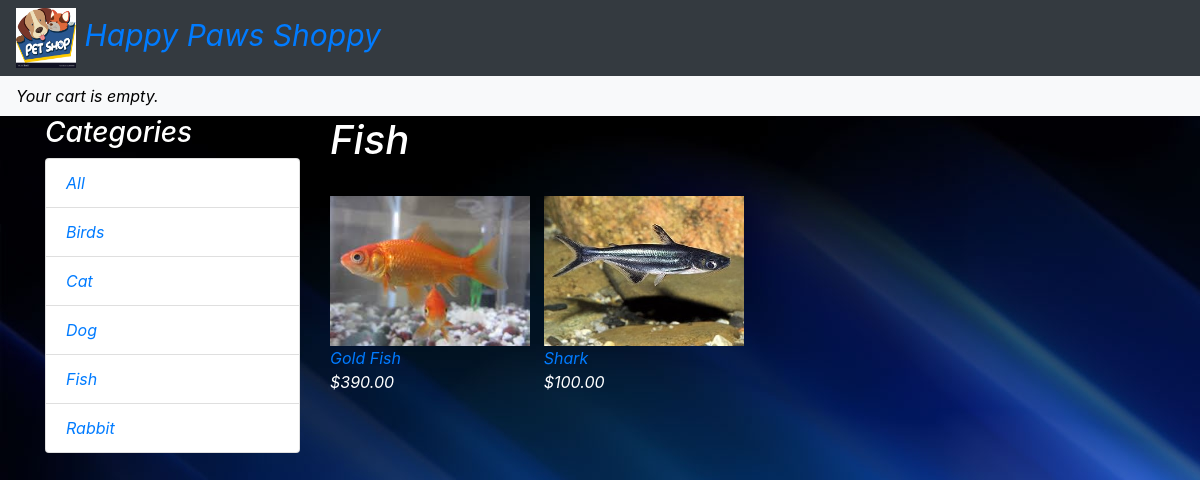
Page /fish/ on the committed database.
### shop/models.py (models this page shows, shortened)
class Category(models.Model):
	name = models.CharField(max_length=200,   db_index=True)
	slug = models.SlugField(max_length=200, unique=True)
	class Meta:
		ordering = ('name',)
		verbose_name = 'category'
		verbose_name_plural = 'categories'
	def get_absolute_url(self):
		return reverse('shop:product_list_by_category',
			args=[self.slug])

class Product(models.Model):
	category = models.ForeignKey(Category, related_name='products',
				on_delete=models.CASCADE)
	name = models.CharField(max_length=200, db_index=True)
	slug = models.SlugField(max_length=200, db_index=True)
	image = models.ImageField(upload_to='products/%Y/%m/%d',   blank=True)
	description = models.TextField(blank=True)
	price = models.DecimalField(max_digits=10, decimal_places=2)
	available = models.BooleanField(default=True)
	created = models.DateTimeField(auto_now_add=True)
	updated = models.DateTimeField(auto_now=True)
	class Meta:
		ordering = ('name',)
		index_together = (('id', 'slug'),)
	def get_absolute_url(self):
		return reverse('shop:product_detail',
			args=[self.id, self.slug])

### shop/views.py (the view)
# urls.py: urlpatterns = [    path('', views.product_list, name='product_list'),
def product_list(request, category_slug=None):
	category = None
	categories = Category.objects.all()
	products = Product.objects.filter(available=True)
	if category_slug:
		category = get_object_or_404(Category, slug=category_slug)
		products = products.filter(category=category)
	return render(request,
			'shop/product/list.html',
			{'category': category,
			'categories': categories,
			'products': products})

### cart/cart.py (called while the page is built)
	def __len__(self):
		return sum(item['quantity'] for item in self.cart.values())

### cart/context_processors.py (called while the page is built)
def cart(request):
	return {'cart': Cart(request)}

### shop/templates/shop/product/list.html (shortened to what this page needs)
{% extends "shop/base.html" %}
{% load static %}
{% block content %}
<div class="row">
	<div class ="col-md-3">
	<h3>Categories</h3>
	<ul class = "list-group">
		<li class="list-group-item" {% if not category %}class="selected"{% endif %}>   <a href="{% url 'shop:product_list' %}">All</a>
		</li>
		{% for c in categories %}
		<li class="list-group-item" {% if category.slug == c.slug %}class="selected" {% endif %}>
			<a href="{{ c.get_absolute_url }}">{{ c.name }}</a>
		</li>
	{% endfor %}
</ul>
</div>
<div id="main" class="col-md-9">
	<h1>{% if category %}{{ category.name }}{% else %}Animals{% endif %}</h1>
	<div class="row">
	{% for product in products %}
				<div class="col-md-3">
				<a href="{{ product.get_absolute_url }}"> <br>
				<img class = "img-responsive" width="200px;" height="150px;" src="{% if product.image %}{{ product.image.url }}
				{% else %}
				{% static 'img/no_image.png' %}{% endif %}">
				</a>
				<a href="{{ product.get_absolute_url }}">{{ product.name }}</a>
				<br>
				${{ product.price }}
				</div>
	{% endfor %}
</div>
</div>
</div>
{% endblock %}

### rows in the picture
Category: name "Birds"
Category: name "Cat"
Category: name "Dog"
Category: name "Fish"
Category: name "Rabbit"
Product: image (picture), name "Gold Fish", price "390.00"
Product: image (picture), name "Shark", price "100.00"
